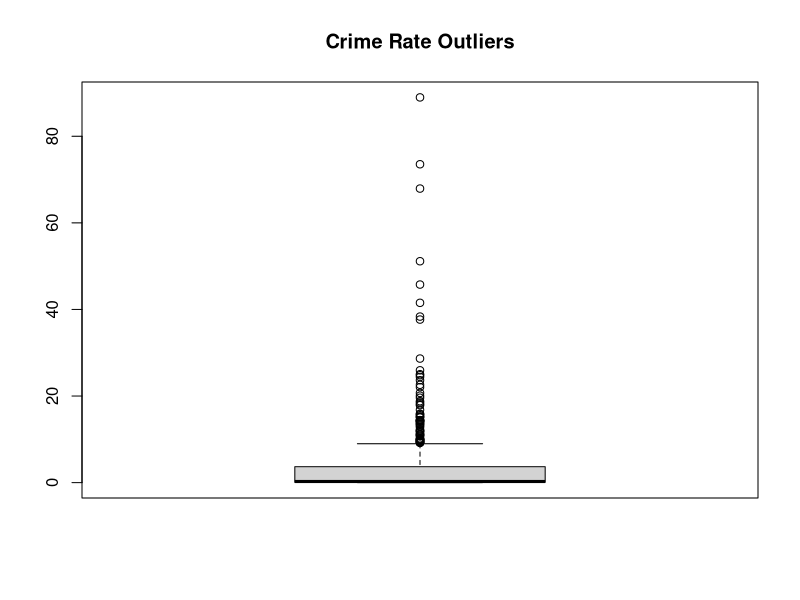
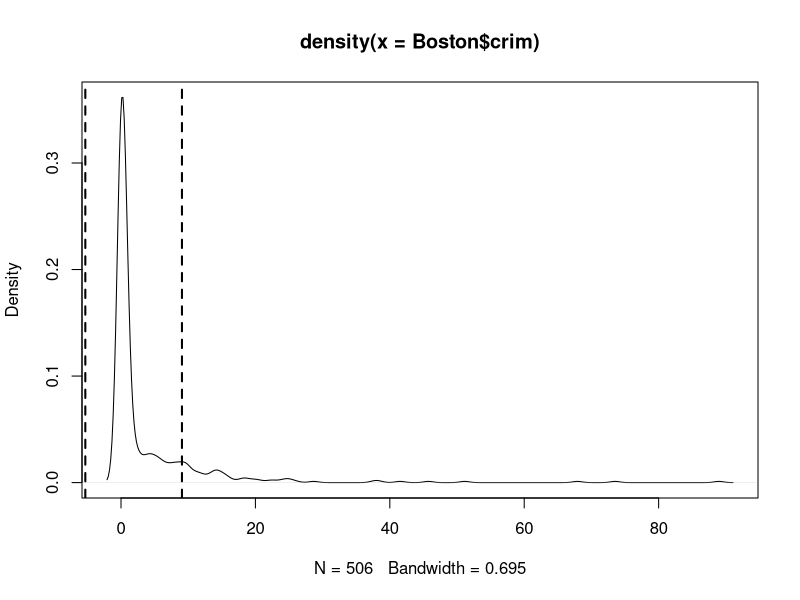
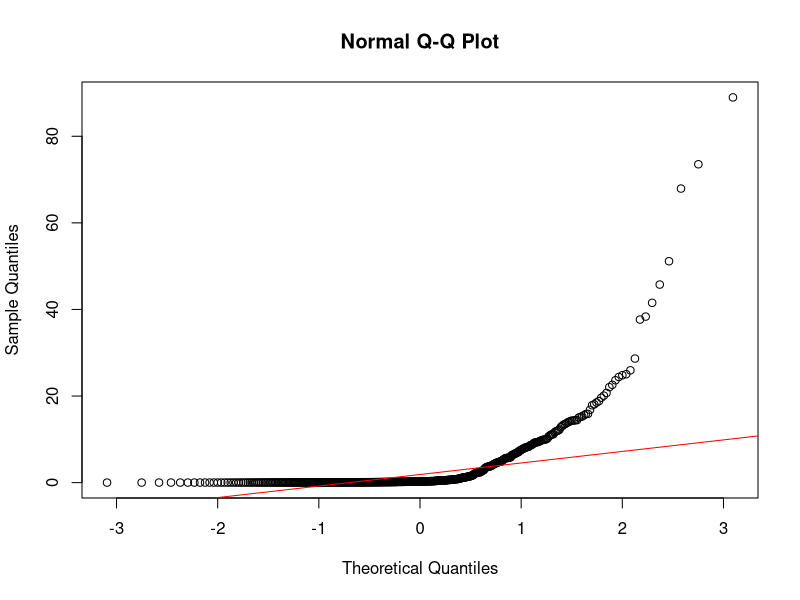

Source code (R) for these figures, in order:
## ---- chunk 1
library(MASS)
data(Boston)


## ---- chunk 2
bos_crime_op<-boxplot(Boston$crim, main = "Crime Rate Outliers")
## ---- chunk 3
x <- Boston$crim

# Compute IQR thresholds
Q1 <- quantile(x, 0.25)
Q3 <- quantile(x, 0.75)
IQR <- Q3 - Q1

lower_bound <- Q1 - 1.5 * IQR
upper_bound <- Q3 + 1.5 * IQR

# Histogram of full distribution
plot(density(
  Boston$crim,
))

# Add cutoff lines
abline(v = lower_bound, lwd = 2, lty = 2)
abline(v = upper_bound, lwd = 2, lty = 2)

# Overlay shaded outliers

## ---- chunk 4
qqnorm(Boston$crim)
qqline(Boston$crim, col= "red")
